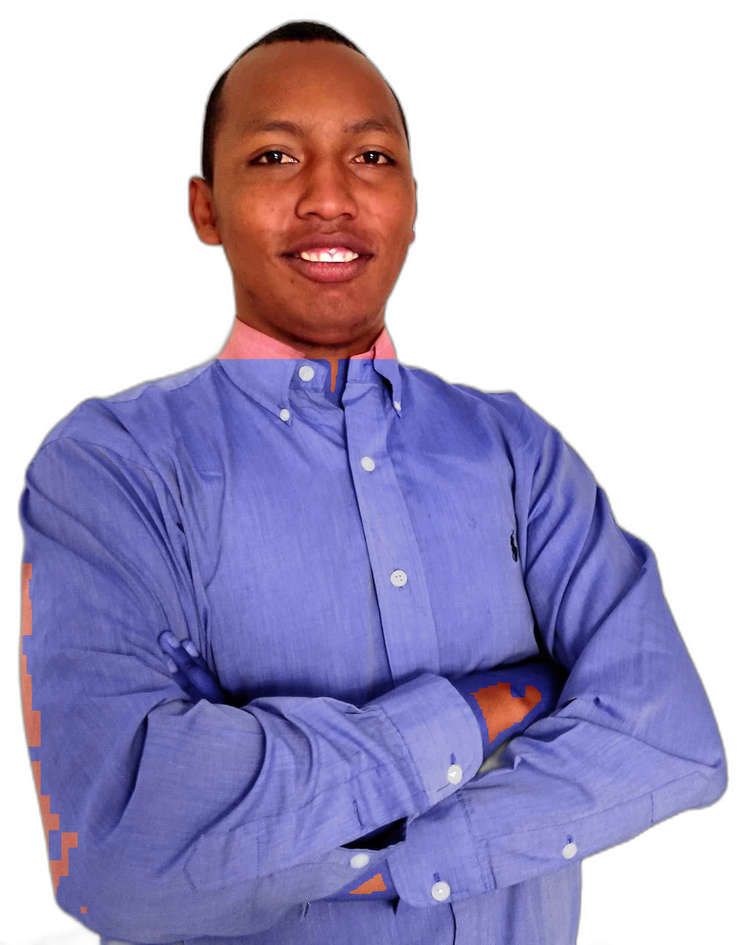
#> input picture src/assets/img/profil_nobg.png, 746 x 945 px, shrunk from 1286 x 1629 before the run
$ python recolor_shirt_final.py
#> lines starting #> are read from the running program, lines starting #| are printed output that depends on the picture; after the words box and inside, x2 and y2 are one past the last pixel; in counts of white or black regions, pixels touching at a corner belong together
"""
Definitive shirt recoloring via HSV hue detection.

Approach:
  - Work entirely on profil_nobg.png (same dimensions as original)
  - Convert to HSV
  - Identify "pink/magenta/salmon" pixels: hue in [300°-360°] or [0°-30°]
    with saturation > 0.08 (to exclude near-white/grey buttons)
    and value > 0.15 (to exclude near-black shadows)
  - Spatial constraint: y >= face_line (38% of height)
  - Recolor matched pixels to indigo (239°), preserving original lightness
  - Run a second pass with a slightly tighter threshold in case some
    warm orange pixels remain in the cross-arm zone
"""
import numpy as np
from PIL import Image


def rgb_to_hsv_arr(r, g, b):
    mx = np.maximum(np.maximum(r, g), b)
    mn = np.minimum(np.minimum(r, g), b)
    df = mx - mn

    h = np.zeros_like(mx)
    nz = df > 1e-8
    h = np.where((mx == r) & nz, (60 * ((g - b) / np.where(nz, df, 1)) + 360) % 360, h)
    h = np.where((mx == g) & nz, (60 * ((b - r) / np.where(nz, df, 1)) + 120) % 360, h)
    h = np.where((mx == b) & nz, (60 * ((r - g) / np.where(nz, df, 1)) + 240) % 360, h)

    s = np.where(mx > 1e-8, df / mx, 0.0)
    v = mx
    return h, s, v


def hsv_to_rgb_arr(h, s, v):
    c = v * s
    x = c * (1 - np.abs((h / 60.0) % 2 - 1))
    m = v - c

    r = g = b = np.zeros_like(h)
    for (lo, hi), rv, gv, bv in [
        ((0,   60),  c, x, 0), ((60,  120), x, c, 0),
        ((120, 180), 0, c, x), ((180, 240), 0, x, c),
        ((240, 300), x, 0, c), ((300, 360), c, 0, x),
    ]:
        cond = (h >= lo) & (h < hi)
        r = np.where(cond, rv, r)
        g = np.where(cond, gv, g)
        b = np.where(cond, bv, b)

    return (
        np.clip((r + m) * 255, 0, 255).astype(np.uint8),
        np.clip((g + m) * 255, 0, 255).astype(np.uint8),
        np.clip((b + m) * 255, 0, 255).astype(np.uint8),
    )


def recolor():
    img = Image.open("src/assets/img/profil_nobg.png").convert("RGBA")
#> img is the input picture: PIL image 746x945 RGBA; mean R, G, B, A 67.6, 60.3, 92.7, 144.9
    data = np.array(img, dtype=np.uint8)
    h_img, w_img = data.shape[:2]
#> h_img = 945; w_img = 746

    r = data[:, :, 0].astype(float) / 255.0
    g = data[:, :, 1].astype(float) / 255.0
    b = data[:, :, 2].astype(float) / 255.0
    alpha = data[:, :, 3]

    hue, sat, val = rgb_to_hsv_arr(r, g, b)
#> in rgb_to_hsv_arr, `nz = df > 1e-8`:
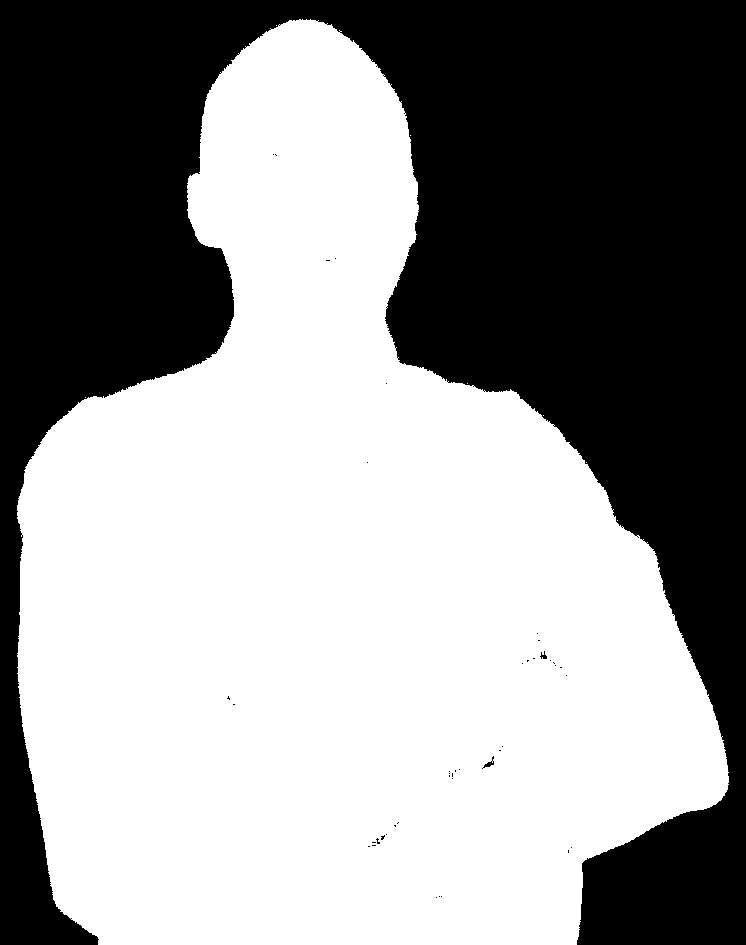
#> nz: shape (945, 746) bool; 57.6% white; 43 black regions (40 under 20 px), largest, box (x1, y1, x2, y2) and area: (0, 0, 746, 945) 298876, (482, 756, 494, 769) 46, (540, 651, 547, 659) 29
#> in rgb_to_hsv_arr, `h = np.where((mx == b) & nz, (60 * ((r - g) / np.where(nz, df, 1)) + 2..`:
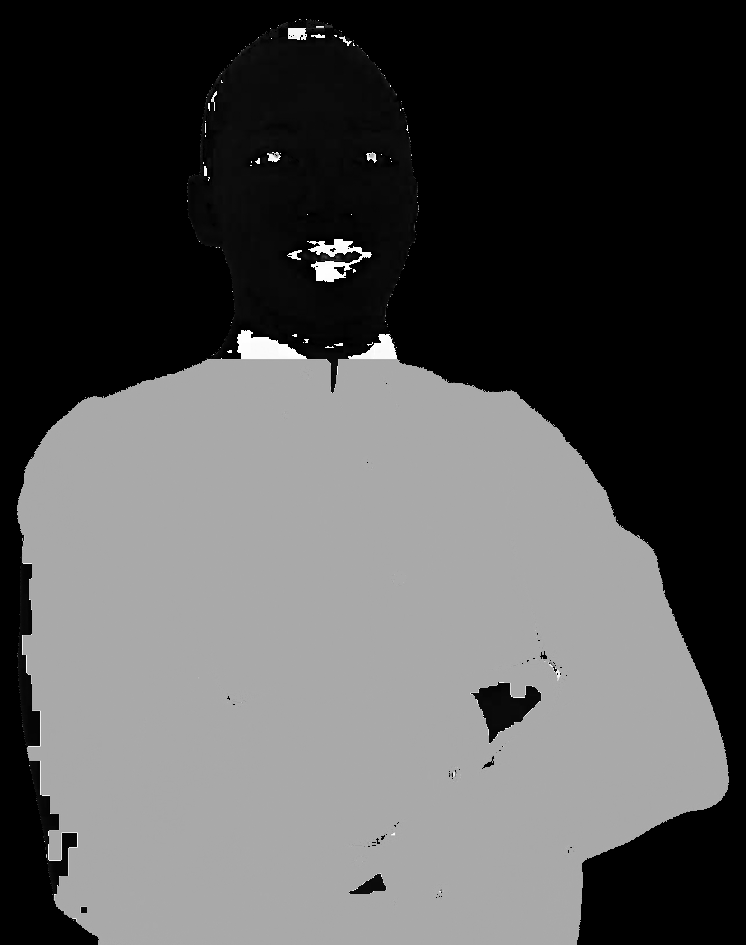
#> h: shape (945, 746) float64; min 0, max 359.5, mean 117.9; drawn with min black and max white
#> in rgb_to_hsv_arr, `s = np.where(mx > 1e-8, df / mx, 0.0)`:
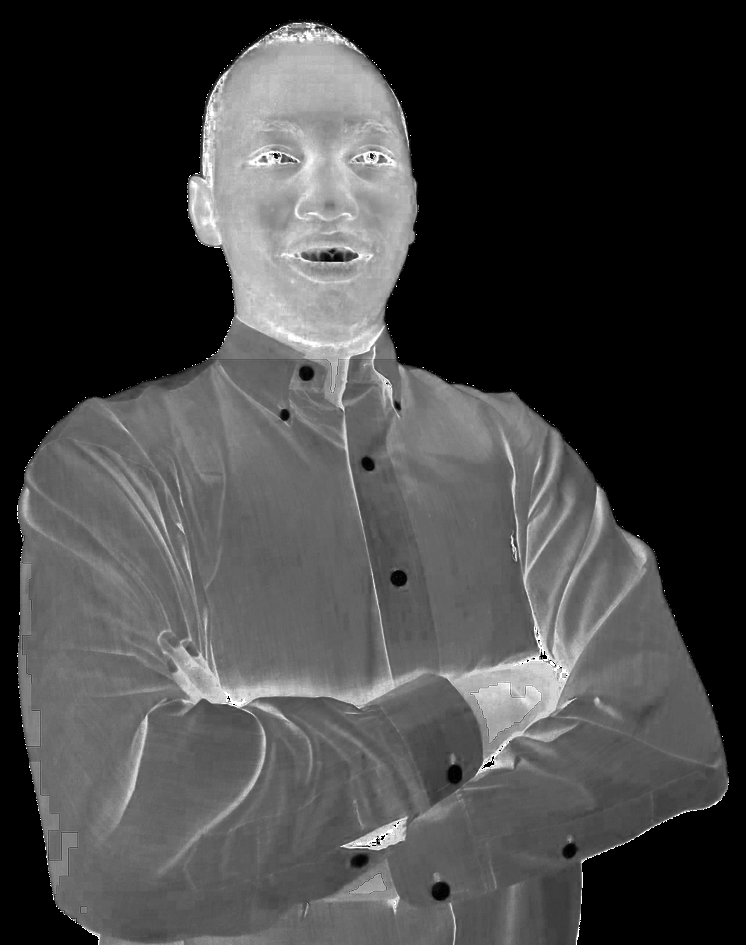
#> s: shape (945, 746) float64; min 0, max 1, mean 0.263

    # ── Spatial constraint: below the face ──────────────────────────────────
    y_grid = np.arange(h_img)[:, None]
#> y_grid = 945 values from 0 to 944
    face_line = int(h_img * 0.38)   # ~38% from top
#> face_line = 359
    is_below_face = y_grid >= face_line

    # ── Visible pixels ───────────────────────────────────────────────────────
    is_visible = alpha > 10
#> is_visible: shape (945, 746) bool; 57.8% white; 1 black region, box (x1, y1, x2, y2) and area: (0, 0, 746, 945) 297306

    # ── Pink / magenta / salmon hue range ───────────────────────────────────
    # The original shirt spans hue ~300°-360° (magenta-pink)
    # Also catch some light pinkish-orange: 0°-30°
    is_pink_hue = ((hue >= 300) | (hue < 30))
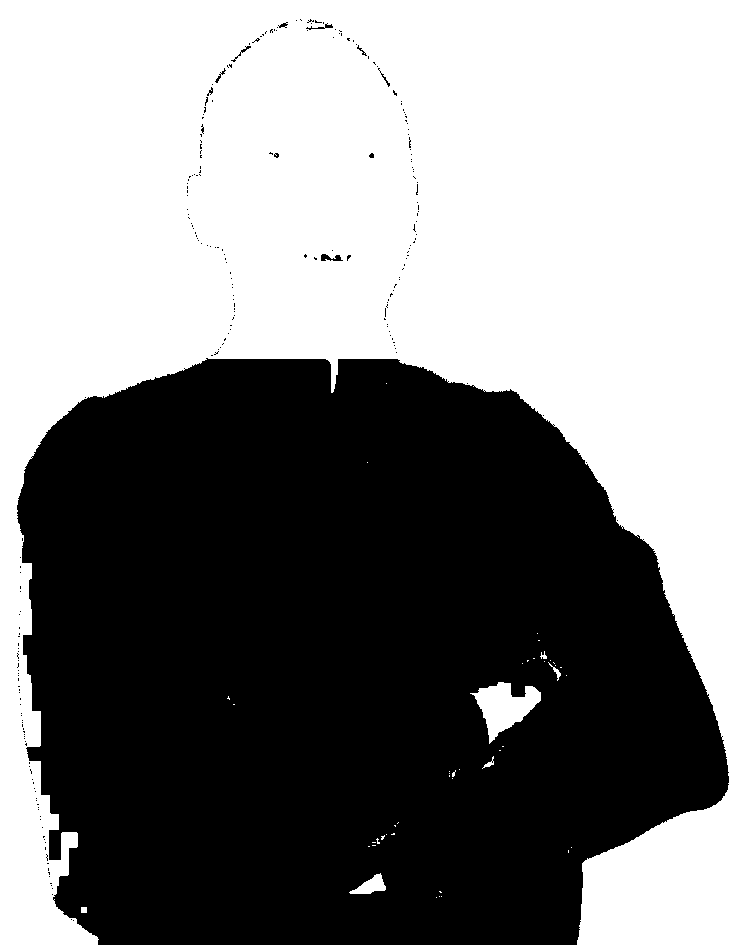
#> is_pink_hue: shape (945, 746) bool; 51.9% white; 238 black regions (228 under 20 px), largest, box (x1, y1, x2, y2) and area: (17, 358, 729, 945) 337982, (321, 254, 343, 261) 93, (306, 23, 333, 30) 57

    # ── Saturation & value guards ────────────────────────────────────────────
    is_saturated = sat > 0.07   # exclude near-grey/white buttons/shadows
#> is_saturated: shape (945, 746) bool; 57.4% white; 44 black regions (32 under 20 px), largest, box (x1, y1, x2, y2) and area: (0, 0, 746, 945) 299282, (432, 883, 449, 900) 204, (448, 765, 462, 783) 202
    is_not_dark  = val > 0.15   # exclude near-black shadow pixels
#> is_not_dark: shape (945, 746) bool; 56.8% white; 37 black regions (22 under 20 px), largest, box (x1, y1, x2, y2) and area: (0, 0, 746, 945) 299595, (490, 609, 570, 706) 1295, (259, 22, 357, 49) 1036
    is_not_skin  = ~((r > g) & (g > b) & ((r - b) > 0.18) & (sat > 0.25))
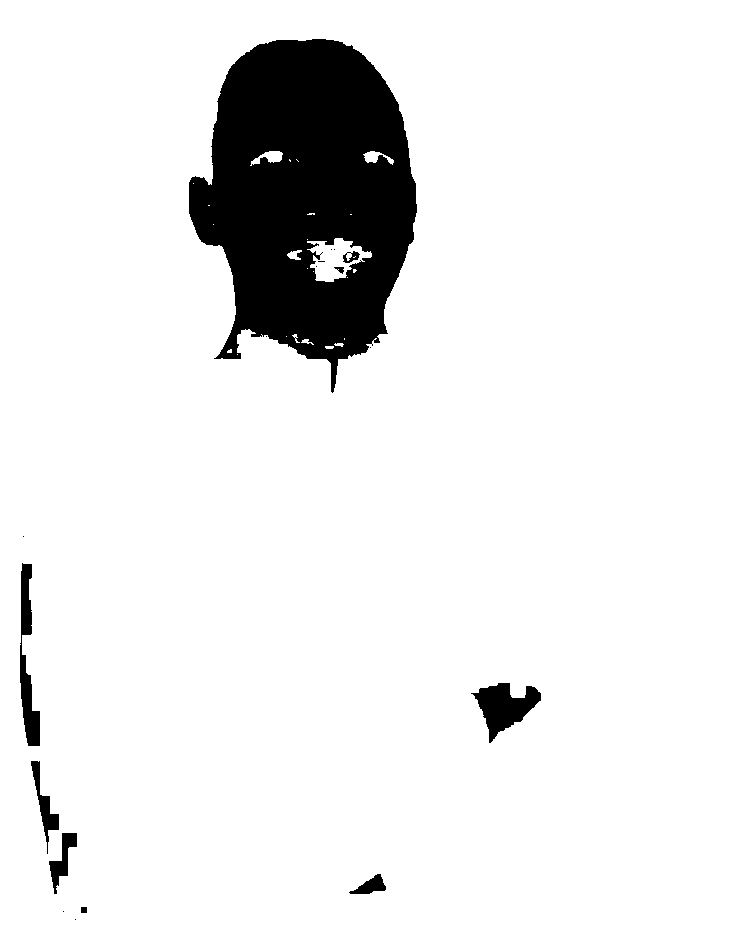
#> is_not_skin: shape (945, 746) bool; 91.7% white; 18 black regions (9 under 20 px), largest, box (x1, y1, x2, y2) and area: (189, 39, 417, 393) 52863, (471, 683, 541, 743) 2038, (20, 563, 40, 746) 1752

    # ── PASS 1: strict pink mask ─────────────────────────────────────────────
    mask = is_visible & is_below_face & is_pink_hue & is_saturated & is_not_dark & is_not_skin
#> mask: shape (945, 746) bool; 0.12% white in thin lines or dots, all inside (x1, y1, x2, y2) = (18, 359, 724, 921)
    print(f"Pass 1 — pink shirt pixels to recolor: {np.sum(mask)}")
#| Pass 1 — pink shirt pixels to recolor: 811

    # ── PASS 2: catch warm-orange residuals in the cross-arm zone ────────────
    # orange: hue 10°-40°, saturation moderate, NOT strongly skin
    is_orange_hue = (hue >= 10) & (hue < 50)
#> is_orange_hue: shape (945, 746) bool; 7% white; 84 white regions (71 under 20 px), largest, box (x1, y1, x2, y2) and area: (188, 23, 418, 359) 43877, (471, 683, 541, 742) 1778, (18, 556, 40, 746) 1222
    is_orange_sat  = (sat > 0.15) & (sat < 0.85)
#> is_orange_sat: shape (945, 746) bool; 56.5% white; 319 black regions (274 under 20 px), largest, box (x1, y1, x2, y2) and area: (0, 0, 746, 945) 300595, (510, 610, 569, 683) 438, (263, 318, 339, 349) 414
    extra_mask = is_visible & is_below_face & is_orange_hue & is_orange_sat & is_not_dark & is_not_skin & ~mask
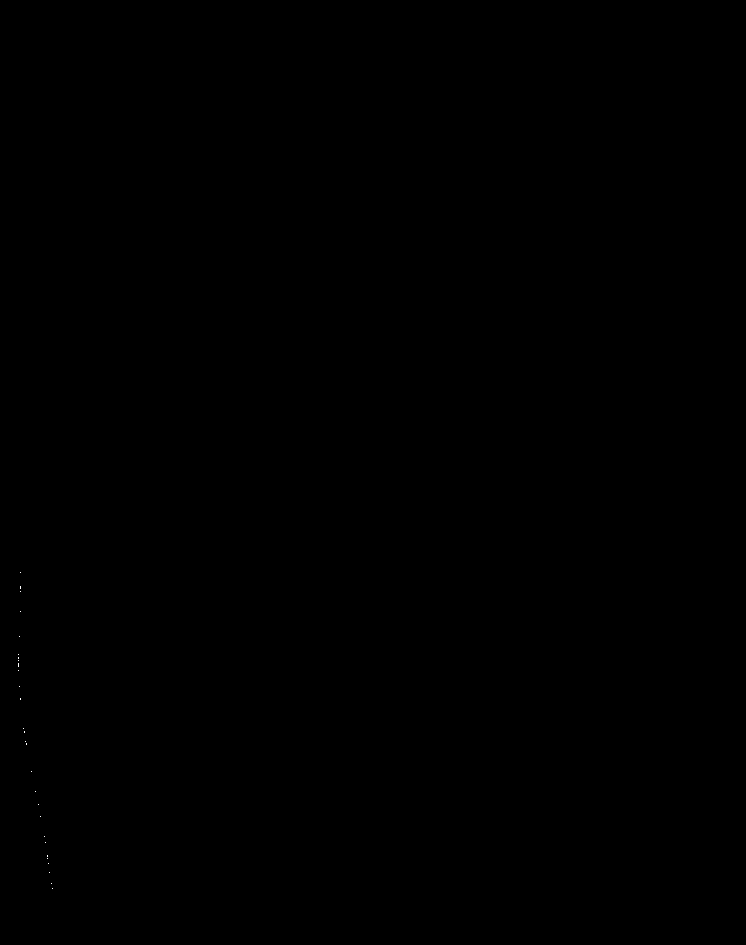
#> extra_mask: shape (945, 746) bool; 0.01% white in thin lines or dots, all inside (x1, y1, x2, y2) = (18, 572, 53, 889)
    print(f"Pass 2 — warm orange residual pixels: {np.sum(extra_mask)}")
#| Pass 2 — warm orange residual pixels: 38

    combined = mask | extra_mask
    print(f"Total pixels to recolor: {np.sum(combined)}")
#| Total pixels to recolor: 849

    # ── Recolor: fix hue to indigo 239°, preserve lightness ─────────────────
    h_sel = hue[combined]
#> h_sel = 849 values, max 359.2 at index 688, min 0 at index 12, mean 170.1
    s_sel = sat[combined]
#> s_sel = 849 values, max 0.75 at index 309, min 0.0727 at index 459, mean 0.38
    v_sel = val[combined]
#> v_sel = 849 values, max 0.812 at index 94, min 0.153 at index 22, mean 0.415

    new_h = np.full_like(h_sel, 239.0)
#> new_h = 849 values from 239 to 239
    new_s = np.clip(s_sel * 0.80, 0.0, 1.0)    # slightly desaturate
#> new_s = 849 values, max 0.6 at index 309, min 0.0582 at index 459, mean 0.304
    new_v = np.clip(v_sel * 0.88, 0.0, 1.0)    # slightly darken
#> new_v = 849 values, max 0.714 at index 94, min 0.135 at index 22, mean 0.366

    r_out, g_out, b_out = hsv_to_rgb_arr(new_h, new_s, new_v)
#> in hsv_to_rgb_arr, `c = v * s`: c = 849 values, max 0.235 at index 300, min 0.011 at index 22, mean 0.108
#> in hsv_to_rgb_arr, `x = c * (1 - np.abs((h / 60.0) % 2 - 1))`: x = 849 values, max 0.00391 at index 300, min 0.000184 at index 22, mean 0.00181
#> in hsv_to_rgb_arr, `m = v - c`: m = 849 values, max 0.505 at index 149, min 0.0635 at index 838, mean 0.257
#> the loop in hsv_to_rgb_arr, `for (lo, hi), rv, gv, bv in [ ((0,   60),  c, x, 0), ((60,  120), x, c..` made 6 passes
#> (lo, hi, bv) on passes 1 to 2: (0, 60, 0), (60, 120, 0)
#> (lo, hi, rv) on passes 3 to 4: (120, 180, 0), (180, 240, 0)
#> after the loop in hsv_to_rgb_arr, `for (lo, hi), rv, gv, bv in [`: b has the same summary as c; g has the same summary as x
#> r_out = 849 values, max 128 at index 149, min 16 at index 838, mean 65.07; g_out = 849 values, max 129 at index 149, min 16 at index 838, mean 65.54; b_out = 849 values, max 182 at index 94, min 34 at index 22, mean 92.75

    data[combined, 0] = r_out
    data[combined, 1] = g_out
#> data: shape (945, 746, 4); mean R, G, B, A 67.6, 60.3, 92.7, 144.9
    data[combined, 2] = b_out
#> data: shape (945, 746, 4); mean R, G, B, A 67.6, 60.3, 92.7, 144.9

    out = Image.fromarray(data, "RGBA")
    out.save("src/assets/img/profil_nobg.png")
    print("✅ All warm shirt tones converted to indigo blue successfully.")


if __name__ == "__main__":
    recolor()
